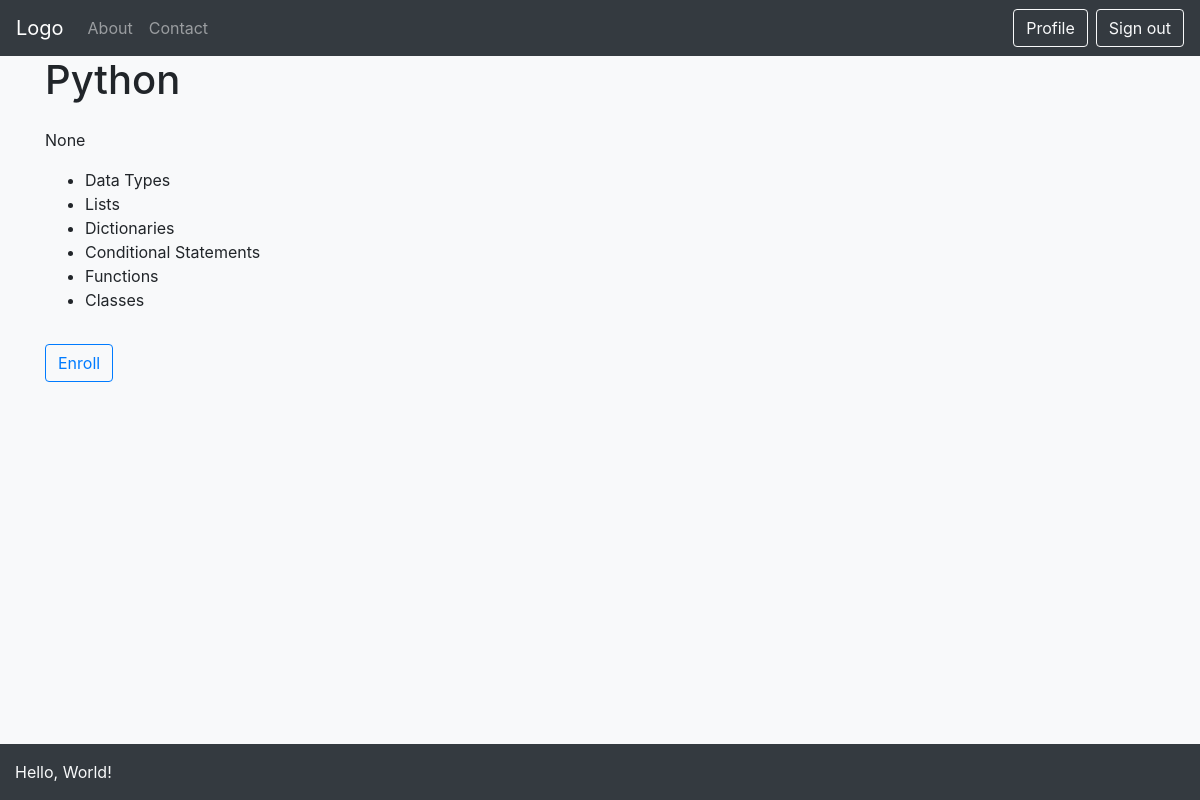
The page /classes/1 (signed in) on the database its author committed.
### classes/models.py (models this page shows, shortened)
class Class(models.Model):
    title = models.CharField(max_length=150)
    description = models.TextField(null=True)
    lessons = models.ManyToManyField(Lesson)
    LEVEL_CHOICES = [
        ('1', 'Beginner'),
        ('2', 'Novice'),
        ('3', 'Intermediate'),
        ('4', 'Advanced'),
        ('5', 'Expert')
    ]
    level = models.CharField(max_length=1, choices=LEVEL_CHOICES, null=True)
    last_update = models.DateField(auto_now=True)
    duration = models.TimeField(null=True)

class Lesson(models.Model):
    title = models.CharField(max_length=150)
    description = models.TextField(null=True)
    topics = models.ManyToManyField(Topic)
    def __str__(self):
        return f'{self.title}'

### classes/views.py (the view)
# urls.py: path('classes/<int:class_id>', views.clss, name='clss'),
@login_required
def clss(request, class_id):
    context = {
        'clss': Class.objects.get(id=class_id),
    }
    return render(request, 'classes/class.html', context)

### templates/classes/class.html
{% extends 'base.html' %}
{% load static %}
{% block content %}
<div class="container">
    <div class="row justify-content-between mb-3">
        <div class="col-6">
            <h1>{{ clss.title }}</h1>
        </div>
    </div>
    <div class="row">
        <div class="col">
            <p>{{ clss.description }}</p>
        </div>
    </div>
    <div class="row mb-3">
        <div class="col">
            <ul>
                {% for lesson in clss.lessons.all %}
                    <li>{{ lesson }}</li>
                {% endfor %}
            </ul>
        </div>
    </div>
    <div class="row">
        <div class="col">
            <a href="{% url 'enroll' clss.id %}" class="btn btn-outline-primary" role="button">Enroll</a>
        </div>
    </div>
</div>
{% endblock %}

### rows shown on the page
Class: title "Python", description "None"
Lesson: title "Data Types"
Lesson: title "Lists"
Lesson: title "Dictionaries"
Lesson: title "Conditional Statements"
Lesson: title "Functions"
Lesson: title "Classes"
